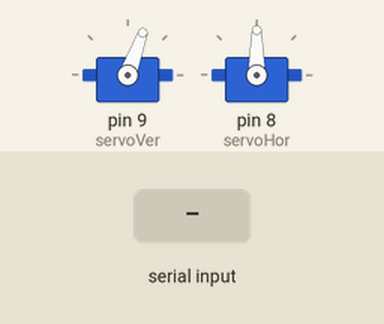
Simulated run of this sketch. Board: Arduino Uno, built with avr-gcc and run on an emulated ATmega328P. Parts: 2 × servo. The test bench sets the inputs (shaded band).

Above: at 1.2 s.
1.3 s: "X90\n" received over Serial
At 2.2 s:
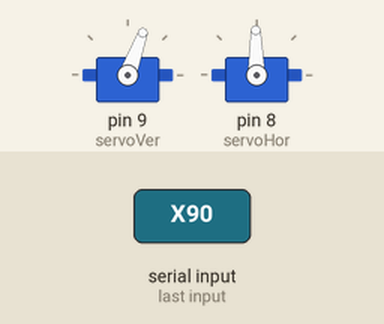
2.8 s: "X,45\n" received over Serial
At 3.4 s:
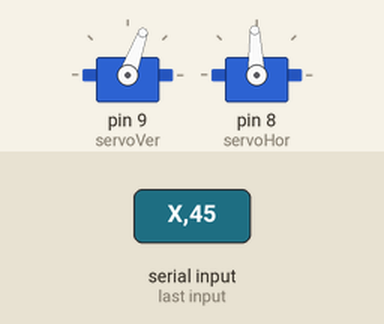
Timing chart, 0 to 5.8 s (numbered marks = the images above; inputs shaded):
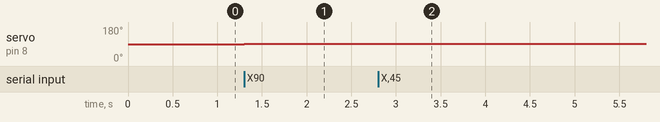

The sketch:

Servo_Control.ino
```cpp
#include<Servo.h>
Servo servoVer; //Vertical Servo
Servo servoHor; //Horizontal Servo
int x;
int y;
float rate = 1;
int clearance = 60;
const int x_center = 320;
const int y_center = 240;
int posx = 90;
int posy = 70;
char ch;
char input;
void setup()
{
  Serial.begin(9600);
  servoVer.attach(9);
  servoHor.attach(8);
  servoVer.write(70);
  servoHor.write(90);
}

void loop()
{
  if(Serial.available() > 0)
  {
    if(Serial.read() == 'X')
    {
      x = Serial.parseInt();
      if (x < x_center - clearance){
          posx += rate;
         }
      else if (x > x_center + clearance){
          posx -= rate;
          }
      servoHor.write(posx);
      if(Serial.read() == 'Y')
        {
          y = Serial.parseInt();
          if (y < (y_center - clearance)){
          posy -= rate;
          }
          else if (y > (y_center + clearance)){
          posy += rate;
          }
          servoVer.write(posy);
        }
    }
    while(Serial.available() > 0)
    {
      Serial.read();
    }
  }
}
```

Measured:
- after the input at 1.3 s, servo on pin 8 (servoHor): 90° → 91° at once
- after the input at 2.8 s, servo on pin 8 (servoHor): 91° → 92° at once
